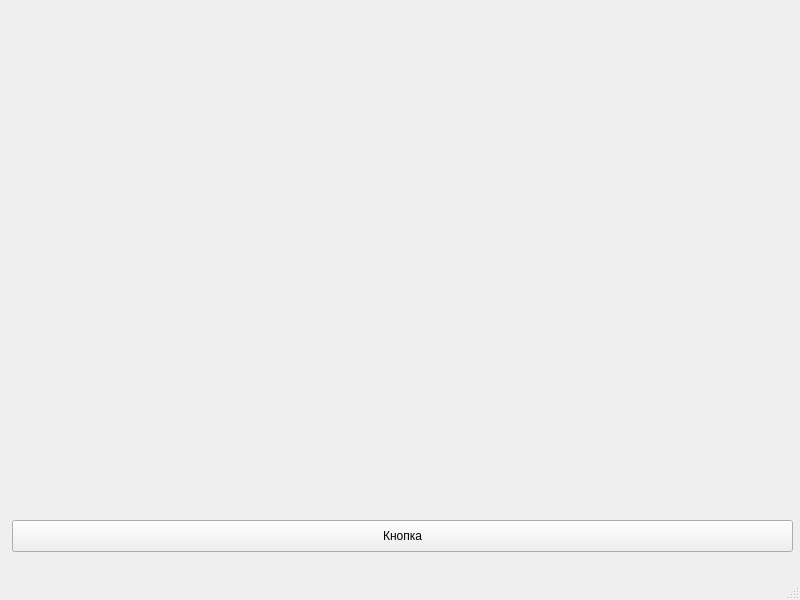
<?xml version="1.0" encoding="UTF-8"?>
<ui version="4.0">
 <class>MainWindow</class>
 <widget class="QMainWindow" name="MainWindow">
  <property name="geometry">
   <rect>
    <x>0</x>
    <y>0</y>
    <width>800</width>
    <height>600</height>
   </rect>
  </property>
  <property name="windowTitle">
   <string>MainWindow</string>
  </property>
  <widget class="QWidget" name="centralwidget">
   <widget class="QPushButton" name="pushButton">
    <property name="geometry">
     <rect>
      <x>12</x>
      <y>520</y>
      <width>781</width>
      <height>32</height>
     </rect>
    </property>
    <property name="text">
     <string>Кнопка</string>
    </property>
   </widget>
   <widget class="QLabel" name="label">
    <property name="geometry">
     <rect>
      <x>0</x>
      <y>0</y>
      <width>801</width>
      <height>521</height>
     </rect>
    </property>
    <property name="text">
     <string/>
    </property>
   </widget>
  </widget>
  <widget class="QMenuBar" name="menubar">
   <property name="geometry">
    <rect>
     <x>0</x>
     <y>0</y>
     <width>800</width>
     <height>24</height>
    </rect>
   </property>
  </widget>
  <widget class="QStatusBar" name="statusbar"/>
 </widget>
 <resources/>
 <connections/>
</ui>
